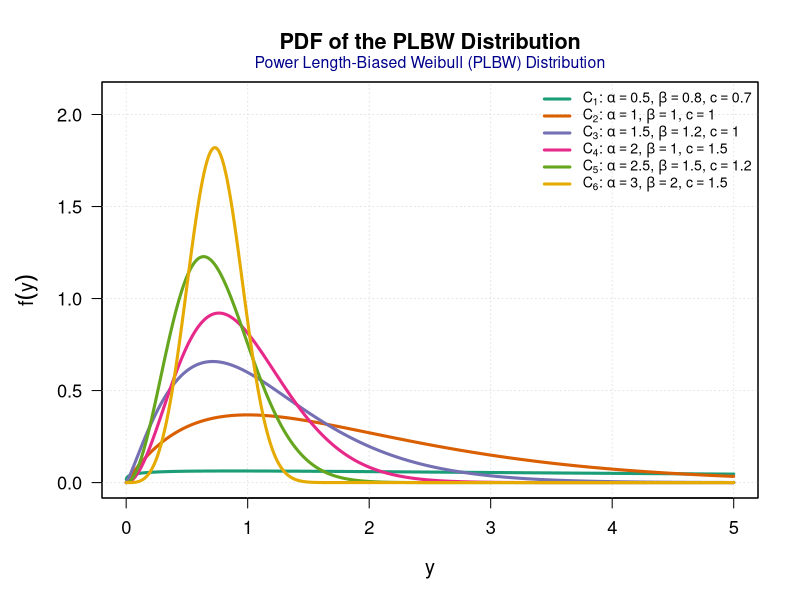

This figure's R source:
# ============================================================================
# PDF PLOTS FOR THE PLBW DISTRIBUTION
# ============================================================================

rm(list = ls())

# ---------------------------------------------------------------------------
# PDF OF THE PLBW DISTRIBUTION
# ---------------------------------------------------------------------------

f_plbw <- function(y, alpha, beta, c)
{
  const <- (c * beta^2 * alpha^(1 + 1/beta)) /
    gamma(1/beta)
  
  const *
    y^(beta*c + c - 1) *
    exp(-alpha * y^(beta*c))
}

# ---------------------------------------------------------------------------
# PARAMETER CONFIGURATIONS
# ---------------------------------------------------------------------------

configs <- list(
  
  list(alpha = 0.5, beta = 0.8, c = 0.7),
  
  list(alpha = 1.0, beta = 1.0, c = 1.0),
  
  list(alpha = 1.5, beta = 1.2, c = 1.0),
  
  list(alpha = 2.0, beta = 1.0, c = 1.5),
  
  list(alpha = 2.5, beta = 1.5, c = 1.2),
  
  list(alpha = 3.0, beta = 2.0, c = 1.5)
  
)

# ---------------------------------------------------------------------------
# GRID OF Y VALUES
# ---------------------------------------------------------------------------

y <- seq(0.001, 5, length.out = 3000)

# ---------------------------------------------------------------------------
# COMPUTE PDF CURVES
# ---------------------------------------------------------------------------

curve_list <- lapply(configs, function(cfg)
{
  f_plbw(y,
         alpha = cfg$alpha,
         beta  = cfg$beta,
         c     = cfg$c)
})

# ---------------------------------------------------------------------------
# DETERMINE AXIS LIMITS
# ---------------------------------------------------------------------------

all_vals <- unlist(curve_list)

ymax <- max(all_vals[is.finite(all_vals)]) * 1.15

# ---------------------------------------------------------------------------
# COLORS
# ---------------------------------------------------------------------------

cols <- c(
  "#1b9e77",
  "#d95f02",
  "#7570b3",
  "#e7298a",
  "#66a61e",
  "#e6ab02"
)

# ---------------------------------------------------------------------------
# LEGEND EXPRESSIONS
# ---------------------------------------------------------------------------

labels_expr <- as.expression(
  lapply(seq_along(configs), function(i)
  {
    cfg <- configs[[i]]
    
    bquote(
      C[.(i)] * ":" ~
        alpha == .(cfg$alpha) * "," ~
        beta == .(cfg$beta) * "," ~
        c == .(cfg$c)
    )
  })
)

# ---------------------------------------------------------------------------
# PLOT
# ---------------------------------------------------------------------------

par(mar = c(5,5,4,2)+0.1)

plot(y,
     curve_list[[1]],
     type = "n",
     ylim = c(0, ymax),
     xlim = range(y),
     xlab = "y",
     ylab = expression(f(y)),
     main = "PDF of the PLBW Distribution",
     las = 1,
     cex.lab = 1.2,
     cex.axis = 1.1,
     cex.main = 1.3)

grid(col = "gray90")

for(i in seq_along(curve_list))
{
  lines(y,
        curve_list[[i]],
        col = cols[i],
        lwd = 3)
}

legend("topright",
       legend = labels_expr,
       col = cols,
       lwd = 3,
       bty = "n",
       cex = 0.85)

box()

mtext("Power Length-Biased Weibull (PLBW) Distribution",
      side = 3,
      line = 0.5,
      col = "darkblue",
      cex = 0.95)

cat("\n✔ PLBW PDF plot generated successfully.\n")
